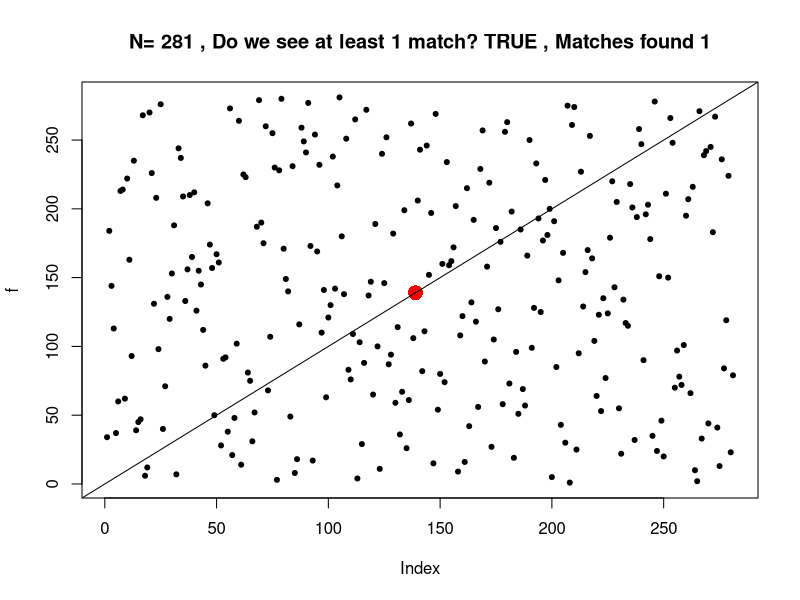

Generate this figure with R:
## ---- chunk 1
    rm(list=ls()) 
    startTime<-proc.time()
    options(width=120)
    require(knitr)
    knitr::opts_chunk$set(comment = "", warning = FALSE, message = FALSE, 
                   echo = TRUE, tidy = FALSE, size="tiny",  
                   cache=TRUE, progress=TRUE, cache.path = 'Coin_Cache/', 
                   fig.path='figure/') 

## ---- chunk 2

   (numerator <- 24 + 18 + 14 + 11 + 9)
   (denominator <- 5 * 4 * 3 * 2 * 1)        
    numerator / denominator
 
## ---- chunk 3

    set.seed(nchar("de Montmort"))       # Reproducible results
    z <- round(runif(1, 5, 1000), 0)     # Randomly choose a sample size
    f <- sample(1:z, z)                  # Shuffle the deck
    y <- 1:z                             # The original order
    res <- (sum(f==y)) > 0               # Does at least one card match the original order?
    which(f==y)                          # When do we encounter the matches?
    
    # Plot the single simulation
    
    colr <- ifelse(f==y, 'red', 'black') 
    cexr <- ifelse(f==y, 2, 1)
    pchr <- ifelse(f==y, 16, 20)
    
    plot(f, col = colr, cex = cexr, pch = pchr,
    main = paste("N=", z, ", Do we see at least 1 match?", res, ", Matches found", sum(f==y), sep = " ")) 
    abline(0,1)


## ---- chunk 4

    # On average what is the chance of observing at least one match?
    
    z <- f <- y <- res <- NULL
    
    deM <- function() {
      
      z <- round(runif(1, 5, 1e4), 0)   # Let us vary the sample size each time
      f <- sample(1:z, z)               # Shuffle the deck
      y <- 1:z                          # The original order
      res <- sum(f==y) > 0              # Does at least one card match the original order?
      
    }
    
    mean(replicate( 1e5, deM() ))       # Execute function large number of times

## ---- chunk 5
    
  n <- 1e6    
  samp <- 100   
  
  foo <- numeric( n )
    for( i in 1:n ) foo[i] <- sum( sample( 1:samp, samp ) == 1:samp ) ==  0
  1-mean( foo ) 
      
    
## ---- chunk 6
 

    1 - ( 1 / exp(1) )  
    
    ( exp(1) - 1 ) / exp(1)  # same

    
## ---- chunk 7
sessionInfo()
 
## ---- chunk 8
stopTime<-proc.time()
